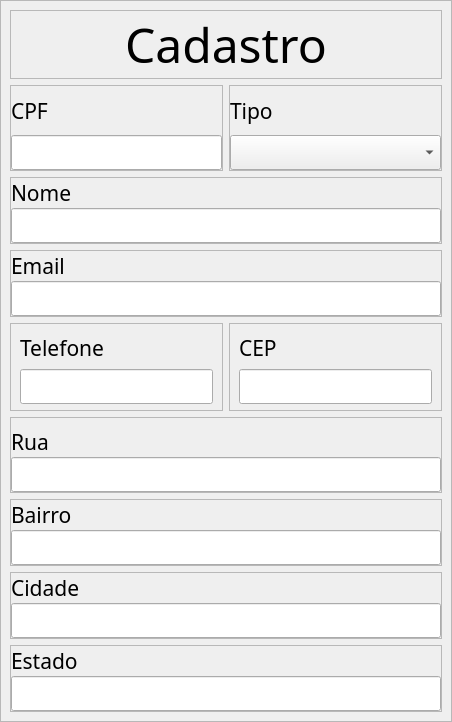
             <widget class="QFrame" name="frame_13">
              <property name="styleSheet">
               <string notr="true"/>
              </property>
              <property name="frameShape">
               <enum>QFrame::StyledPanel</enum>
              </property>
              <property name="frameShadow">
               <enum>QFrame::Raised</enum>
              </property>
              <layout class="QGridLayout" name="gridLayout">
               <property name="leftMargin">
                <number>9</number>
               </property>
               <property name="topMargin">
                <number>9</number>
               </property>
               <property name="rightMargin">
                <number>9</number>
               </property>
               <property name="bottomMargin">
                <number>9</number>
               </property>
               <property name="spacing">
                <number>6</number>
               </property>
               <item row="9" column="0" colspan="2">
                <widget class="QFrame" name="frame_11">
                 <property name="frameShape">
                  <enum>QFrame::StyledPanel</enum>
                 </property>
                 <property name="frameShadow">
                  <enum>QFrame::Raised</enum>
                 </property>
                 <layout class="QVBoxLayout" name="verticalLayout_14">
                  <property name="spacing">
                   <number>0</number>
                  </property>
                  <property name="leftMargin">
                   <number>0</number>
                  </property>
                  <property name="topMargin">
                   <number>0</number>
                  </property>
                  <property name="rightMargin">
                   <number>0</number>
                  </property>
                  <property name="bottomMargin">
                   <number>0</number>
                  </property>
                  <item>
                   <widget class="QLabel" name="label_cidade_popup_oficinas_as_2">
                    <property name="font">
                     <font>
                      <family>Abel</family>
                      <pointsize>16</pointsize>
                     </font>
                    </property>
                    <property name="text">
                     <string>Cidade</string>
                    </property>
                   </widget>
                  </item>
                  <item>
                   <widget class="QLineEdit" name="input_cidade_popup_oficinas_as">
                    <property name="minimumSize">
                     <size>
                      <width>0</width>
                      <height>35</height>
                     </size>
                    </property>
                    <property name="maximumSize">
                     <size>
                      <width>16777215</width>
                      <height>35</height>
                     </size>
                    </property>
                    <property name="font">
                     <font>
                      <family>Abel</family>
                      <pointsize>16</pointsize>
                     </font>
                    </property>
                    <property name="styleSheet">
                     <string notr="true"/>
                    </property>
                   </widget>
                  </item>
                 </layout>
                </widget>
               </item>
               <item row="5" column="0">
                <widget class="QFrame" name="frame_7">
                 <property name="frameShape">
                  <enum>QFrame::StyledPanel</enum>
                 </property>
                 <property name="frameShadow">
                  <enum>QFrame::Raised</enum>
                 </property>
                 <layout class="QVBoxLayout" name="verticalLayout_8" stretch="0,0">
                  <property name="spacing">
                   <number>6</number>
                  </property>
                  <property name="leftMargin">
                   <number>9</number>
                  </property>
                  <property name="topMargin">
                   <number>9</number>
                  </property>
                  <property name="rightMargin">
                   <number>9</number>
                  </property>
                  <property name="bottomMargin">
                   <number>6</number>
                  </property>
                  <item>
                   <widget class="QLabel" name="label_Telefone_popup_oficinas_as">
                    <property name="font">
                     <font>
                      <family>Abel</family>
                      <pointsize>16</pointsize>
                     </font>
                    </property>
                    <property name="text">
                     <string>Telefone</string>
                    </property>
                   </widget>
                  </item>
                  <item>
                   <widget class="QLineEdit" name="input_Telefone_popup_oficinas_as">
                    <property name="minimumSize">
                     <size>
                      <width>0</width>
                      <height>35</height>
                     </size>
                    </property>
                    <property name="maximumSize">
                     <size>
                      <width>16777215</width>
                      <height>35</height>
                     </size>
                    </property>
                    <property name="font">
                     <font>
                      <family>Abel</family>
                      <pointsize>16</pointsize>
                     </font>
                    </property>
                    <property name="styleSheet">
                     <string notr="true"/>
                    </property>
                    <property name="text">
                     <string/>
                    </property>
                   </widget>
                  </item>
                 </layout>
                </widget>
               </item>
               <item row="2" column="1">
                <widget class="QFrame" name="frame_21">
                 <property name="minimumSize">
                  <size>
                   <width>192</width>
                   <height>86</height>
                  </size>
                 </property>
                 <property name="frameShape">
                  <enum>QFrame::StyledPanel</enum>
                 </property>
                 <property name="frameShadow">
                  <enum>QFrame::Raised</enum>
                 </property>
                 <layout class="QVBoxLayout" name="verticalLayout_6">
                  <property name="spacing">
                   <number>0</number>
                  </property>
                  <property name="leftMargin">
                   <number>0</number>
                  </property>
                  <property name="topMargin">
                   <number>0</number>
                  </property>
                  <property name="rightMargin">
                   <number>0</number>
                  </property>
                  <property name="bottomMargin">
                   <number>0</number>
                  </property>
                  <item>
                   <widget class="QLabel" name="label_tipo_popup_oficinas_as">
                    <property name="font">
                     <font>
                      <family>Abel</family>
                      <pointsize>16</pointsize>
                     </font>
                    </property>
                    <property name="text">
                     <string>Tipo</string>
                    </property>
                   </widget>
                  </item>
                  <item>
                   <widget class="QComboBox" name="comboBox_tipo_popup_oficinas_as">
                    <property name="minimumSize">
                     <size>
                      <width>192</width>
                      <height>35</height>
                     </size>
                    </property>
                    <property name="font">
                     <font>
                      <family>Abel</family>
                     </font>
                    </property>
                    <property name="styleSheet">
                     <string notr="true"/>
                    </property>
                    <property name="editable">
                     <bool>false</bool>
                    </property>
                   </widget>
                  </item>
                 </layout>
                </widget>
               </item>
               <item row="7" column="0" colspan="2">
                <widget class="QFrame" name="frame_9">
                 <property name="frameShape">
                  <enum>QFrame::StyledPanel</enum>
                 </property>
                 <property name="frameShadow">
                  <enum>QFrame::Raised</enum>
                 </property>
                 <layout class="QVBoxLayout" name="verticalLayout_10">
                  <property name="spacing">
                   <number>0</number>
                  </property>
                  <property name="leftMargin">
                   <number>0</number>
                  </property>
                  <property name="topMargin">
                   <number>9</number>
                  </property>
                  <property name="rightMargin">
                   <number>0</number>
                  </property>
                  <property name="bottomMargin">
                   <number>0</number>
                  </property>
                  <item>
                   <widget class="QLabel" name="label_rua_popup_oficinas_as">
                    <property name="font">
                     <font>
                      <family>Abel</family>
                      <pointsize>16</pointsize>
                     </font>
                    </property>
                    <property name="text">
                     <string>Rua</string>
                    </property>
                   </widget>
                  </item>
                  <item>
                   <widget class="QLineEdit" name="input_rua_popup_oficinas_as">
                    <property name="minimumSize">
                     <size>
                      <width>0</width>
                      <height>35</height>
                     </size>
                    </property>
                    <property name="maximumSize">
                     <size>
                      <width>16777215</width>
                      <height>35</height>
                     </size>
                    </property>
                    <property name="font">
                     <font>
                      <family>Abel</family>
                      <pointsize>16</pointsize>
                     </font>
                    </property>
                    <property name="styleSheet">
                     <string notr="true"/>
                    </property>
                   </widget>
                  </item>
                 </layout>
                </widget>
               </item>
               <item row="8" column="0" colspan="2">
                <widget class="QFrame" name="frame_10">
                 <property name="frameShape">
                  <enum>QFrame::StyledPanel</enum>
                 </property>
                 <property name="frameShadow">
                  <enum>QFrame::Raised</enum>
                 </property>
                 <layout class="QVBoxLayout" name="verticalLayout_13">
                  <property name="spacing">
                   <number>0</number>
                  </property>
                  <property name="leftMargin">
                   <number>0</number>
                  </property>
                  <property name="topMargin">
                   <number>0</number>
                  </property>
                  <property name="rightMargin">
                   <number>0</number>
                  </property>
                  <property name="bottomMargin">
                   <number>0</number>
                  </property>
                  <item>
                   <widget class="QLabel" name="label_bairro_popup_oficinas_as">
                    <property name="font">
                     <font>
                      <family>Abel</family>
                      <pointsize>16</pointsize>
                     </font>
                    </property>
                    <property name="text">
                     <string>Bairro</string>
                    </property>
                   </widget>
                  </item>
                  <item>
                   <widget class="QLineEdit" name="input_bairro_popup_oficinas_as">
                    <property name="minimumSize">
                     <size>
                      <width>0</width>
                      <height>35</height>
                     </size>
                    </property>
                    <property name="maximumSize">
                     <size>
                      <width>16777215</width>
                      <height>35</height>
                     </size>
                    </property>
                    <property name="font">
                     <font>
                      <family>Abel</family>
                      <pointsize>16</pointsize>
                     </font>
                    </property>
                    <property name="styleSheet">
                     <string notr="true"/>
                    </property>
                   </widget>
                  </item>
                 </layout>
                </widget>
               </item>
               <item row="5" column="1">
                <widget class="QFrame" name="frame_8">
                 <property name="frameShape">
                  <enum>QFrame::StyledPanel</enum>
                 </property>
                 <property name="frameShadow">
                  <enum>QFrame::Raised</enum>
                 </property>
                 <layout class="QVBoxLayout" name="verticalLayout_9">
                  <property name="spacing">
                   <number>6</number>
                  </property>
                  <property name="leftMargin">
                   <number>9</number>
                  </property>
                  <property name="topMargin">
                   <number>9</number>
                  </property>
                  <property name="rightMargin">
                   <number>9</number>
                  </property>
                  <property name="bottomMargin">
                   <number>6</number>
                  </property>
                  <item>
                   <widget class="QLabel" name="label_cep_popup_oficinas_as">
                    <property name="font">
                     <font>
                      <family>Abel</family>
                      <pointsize>16</pointsize>
                     </font>
                    </property>
                    <property name="text">
                     <string>CEP</string>
                    </property>
                   </widget>
                  </item>
                  <item>
                   <widget class="QLineEdit" name="input_cep_popup_oficinas_as">
                    <property name="minimumSize">
                     <size>
                      <width>0</width>
                      <height>35</height>
                     </size>
                    </property>
                    <property name="maximumSize">
                     <size>
                      <width>16777215</width>
                      <height>35</height>
                     </size>
                    </property>
                    <property name="font">
                     <font>
                      <family>Abel</family>
                      <pointsize>16</pointsize>
                     </font>
                    </property>
                    <property name="styleSheet">
                     <string notr="true"/>
                    </property>
                   </widget>
                  </item>
                 </layout>
                </widget>
               </item>
               <item row="4" column="0" colspan="2">
                <widget class="QFrame" name="frame_6">
                 <property name="frameShape">
                  <enum>QFrame::StyledPanel</enum>
                 </property>
                 <property name="frameShadow">
                  <enum>QFrame::Raised</enum>
                 </property>
                 <layout class="QVBoxLayout" name="verticalLayout_7">
                  <property name="spacing">
                   <number>0</number>
                  </property>
                  <property name="leftMargin">
                   <number>0</number>
                  </property>
                  <property name="topMargin">
                   <number>0</number>
                  </property>
                  <property name="rightMargin">
                   <number>0</number>
                  </property>
                  <property name="bottomMargin">
                   <number>0</number>
                  </property>
                  <item>
                   <widget class="QLabel" name="label_Email_popup_oficinas_as">
                    <property name="font">
                     <font>
                      <family>Abel</family>
                      <pointsize>16</pointsize>
                     </font>
                    </property>
                    <property name="text">
                     <string>Email</string>
                    </property>
                   </widget>
                  </item>
                  <item>
                   <widget class="QLineEdit" name="input_Email_popup_oficinas_as">
                    <property name="minimumSize">
                     <size>
                      <width>0</width>
                      <height>35</height>
                     </size>
                    </property>
                    <property name="maximumSize">
                     <size>
                      <width>16777215</width>
                      <height>35</height>
                     </size>
                    </property>
                    <property name="font">
                     <font>
                      <family>Abel</family>
                      <pointsize>16</pointsize>
                     </font>
                    </property>
                    <property name="styleSheet">
                     <string notr="true"/>
                    </property>
                   </widget>
                  </item>
                 </layout>
                </widget>
               </item>
               <item row="0" column="0" colspan="2">
                <widget class="QFrame" name="frame_14">
                 <property name="frameShape">
                  <enum>QFrame::StyledPanel</enum>
                 </property>
                 <property name="frameShadow">
                  <enum>QFrame::Raised</enum>
                 </property>
                 <layout class="QHBoxLayout" name="horizontalLayout_5">
                  <property name="spacing">
                   <number>0</number>
                  </property>
                  <property name="leftMargin">
                   <number>0</number>
                  </property>
                  <property name="topMargin">
                   <number>0</number>
                  </property>
                  <property name="rightMargin">
                   <number>0</number>
                  </property>
                  <property name="bottomMargin">
                   <number>0</number>
                  </property>
                  <item>
                   <spacer name="horizontalSpacer_3">
                    <property name="orientation">
                     <enum>Qt::Horizontal</enum>
                    </property>
                    <property name="sizeHint" stdset="0">
                     <size>
                      <width>40</width>
                      <height>20</height>
                     </size>
                    </property>
                   </spacer>
                  </item>
                  <item>
                   <widget class="QLabel" name="label_cadastro_popup_oficinas_as">
                    <property name="font">
                     <font>
                      <family>Abel</family>
                      <pointsize>36</pointsize>
                     </font>
                    </property>
                    <property name="text">
                     <string>Cadastro</string>
                    </property>
                   </widget>
                  </item>
                  <item>
                   <spacer name="horizontalSpacer_4">
                    <property name="orientation">
                     <enum>Qt::Horizontal</enum>
                    </property>
                    <property name="sizeHint" stdset="0">
                     <size>
                      <width>40</width>
                      <height>20</height>
                     </size>
                    </property>
                   </spacer>
                  </item>
                 </layout>
                </widget>
               </item>
               <item row="2" column="0">
                <widget class="QFrame" name="frame_4">
                 <property name="frameShape">
                  <enum>QFrame::StyledPanel</enum>
                 </property>
                 <property name="frameShadow">
                  <enum>QFrame::Raised</enum>
                 </property>
                 <layout class="QVBoxLayout" name="verticalLayout_4">
                  <property name="spacing">
                   <number>0</number>
                  </property>
                  <property name="leftMargin">
                   <number>0</number>
                  </property>
                  <property name="topMargin">
                   <number>0</number>
                  </property>
                  <property name="rightMargin">
                   <number>0</number>
                  </property>
                  <property name="bottomMargin">
                   <number>0</number>
                  </property>
                  <item>
                   <widget class="QLabel" name="label_cpf_popup_oficinas_as">
                    <property name="font">
                     <font>
                      <family>Abel</family>
                      <pointsize>16</pointsize>
                     </font>
                    </property>
                    <property name="text">
                     <string>CPF</string>
                    </property>
                   </widget>
                  </item>
                  <item>
                   <widget class="QLineEdit" name="input_cpf_popup_oficinas_as">
                    <property name="minimumSize">
                     <size>
                      <width>0</width>
                      <height>35</height>
                     </size>
                    </property>
                    <property name="maximumSize">
                     <size>
                      <width>16777215</width>
                      <height>35</height>
                     </size>
                    </property>
                    <property name="font">
                     <font>
                      <family>Abel</family>
                      <pointsize>16</pointsize>
                     </font>
                    </property>
                    <property name="styleSheet">
                     <string notr="true"/>
                    </property>
                   </widget>
                  </item>
                 </layout>
                </widget>
               </item>
               <item row="10" column="0" colspan="2">
                <widget class="QFrame" name="frame_12">
                 <property name="frameShape">
                  <enum>QFrame::StyledPanel</enum>
                 </property>
                 <property name="frameShadow">
                  <enum>QFrame::Raised</enum>
                 </property>
                 <layout class="QVBoxLayout" name="verticalLayout_15">
                  <property name="spacing">
                   <number>0</number>
                  </property>
                  <property name="leftMargin">
                   <number>0</number>
                  </property>
                  <property name="topMargin">
                   <number>0</number>
                  </property>
                  <property name="rightMargin">
                   <number>0</number>
                  </property>
                  <property name="bottomMargin">
                   <number>0</number>
                  </property>
                  <item>
                   <widget class="QLabel" name="label_estado_popup_oficinas_as_3">
                    <property name="font">
                     <font>
                      <family>Abel</family>
                      <pointsize>16</pointsize>
                     </font>
                    </property>
                    <property name="text">
                     <string>Estado</string>
                    </property>
                   </widget>
                  </item>
                  <item>
                   <widget class="QLineEdit" name="input_estado_popup_oficinas_as_3">
                    <property name="minimumSize">
                     <size>
                      <width>0</width>
                      <height>35</height>
                     </size>
                    </property>
                    <property name="maximumSize">
                     <size>
                      <width>16777215</width>
                      <height>35</height>
                     </size>
                    </property>
                    <property name="font">
                     <font>
                      <family>Abel</family>
                      <pointsize>16</pointsize>
                     </font>
                    </property>
                    <property name="styleSheet">
                     <string notr="true"/>
                    </property>
                   </widget>
                  </item>
                 </layout>
                </widget>
               </item>
               <item row="3" column="0" colspan="2">
                <widget class="QFrame" name="frame_5">
                 <property name="frameShape">
                  <enum>QFrame::StyledPanel</enum>
                 </property>
                 <property name="frameShadow">
                  <enum>QFrame::Raised</enum>
                 </property>
                 <layout class="QVBoxLayout" name="verticalLayout_5">
                  <property name="spacing">
                   <number>0</number>
                  </property>
                  <property name="leftMargin">
                   <number>0</number>
                  </property>
                  <property name="topMargin">
                   <number>0</number>
                  </property>
                  <property name="rightMargin">
                   <number>0</number>
                  </property>
                  <property name="bottomMargin">
                   <number>0</number>
                  </property>
                  <item>
                   <widget class="QLabel" name="label_nome_popup_oficinas_as">
                    <property name="font">
                     <font>
                      <family>Abel</family>
                      <pointsize>16</pointsize>
                     </font>
                    </property>
                    <property name="text">
                     <string>Nome</string>
                    </property>
                   </widget>
                  </item>
                  <item>
                   <widget class="QLineEdit" name="input_nome_popup_oficinas_as">
                    <property name="minimumSize">
                     <size>
                      <width>0</width>
                      <height>35</height>
                     </size>
                    </property>
                    <property name="maximumSize">
                     <size>
                      <width>16777215</width>
                      <height>35</height>
                     </size>
                    </property>
                    <property name="font">
                     <font>
                      <family>Abel</family>
                      <pointsize>16</pointsize>
                     </font>
                    </property>
                    <property name="styleSheet">
                     <string notr="true"/>
                    </property>
                   </widget>
                  </item>
                 </layout>
                </widget>
               </item>
              </layout>
             </widget>
